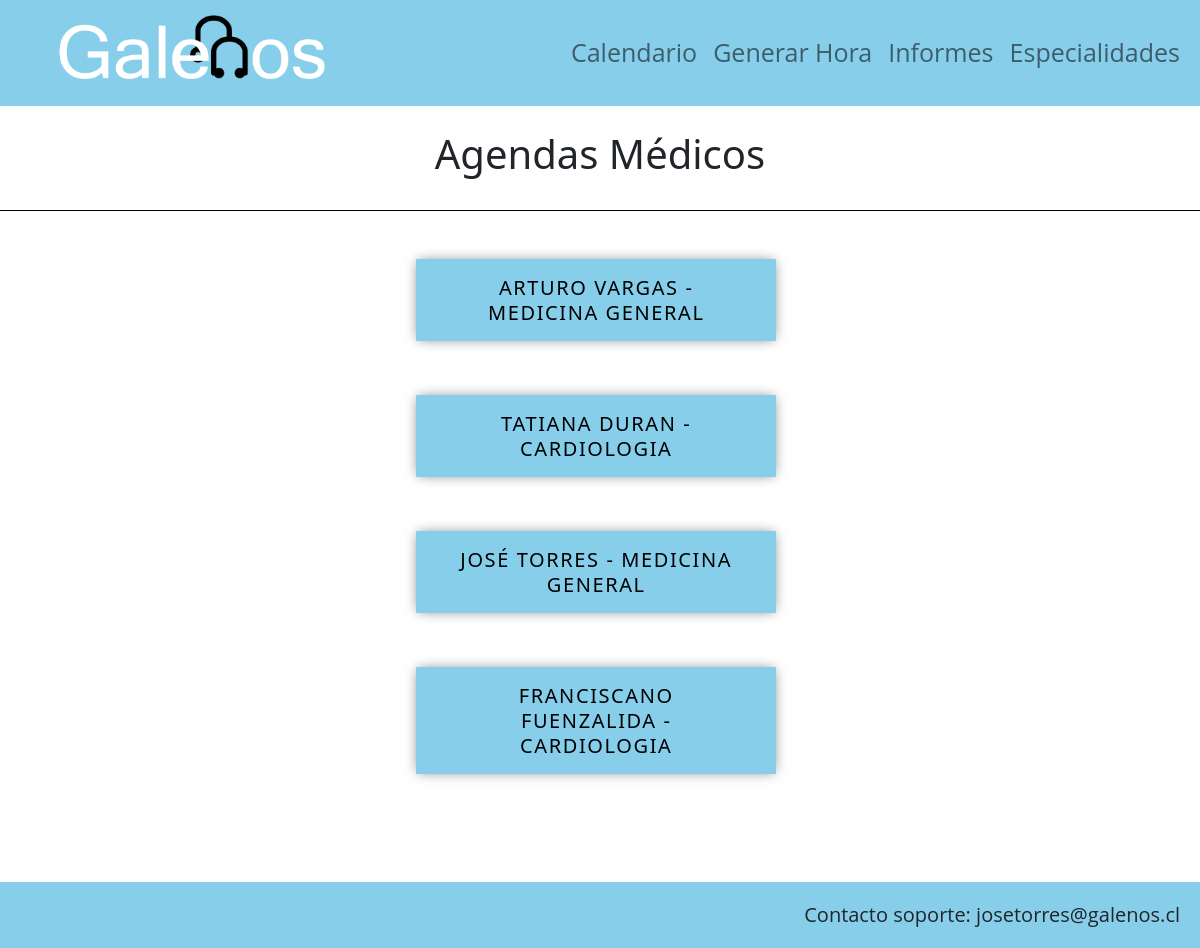
Page /lista_medico on the earlier database version.
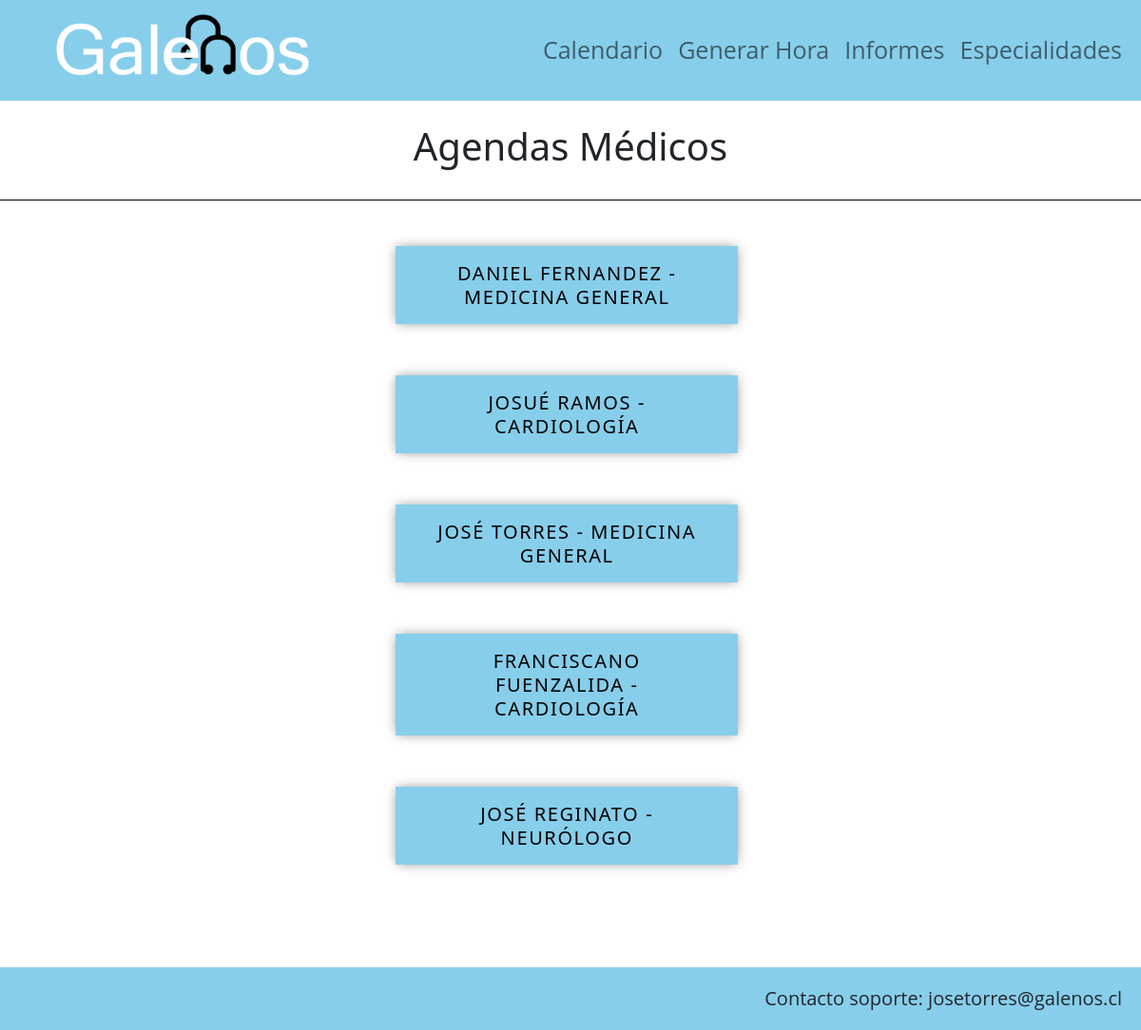
Same page on the later database version.
### AppGalenos/models.py (models this page shows, shortened)
class Medico(models.Model):
        rut = models.IntegerField()
        dVerificador = models.CharField(max_length=1)
        primerNombre = models.CharField(max_length=20)
        segundoNombre = models.CharField(max_length=20)
        primerApellido = models.CharField(max_length=20)
        segundoApellido = models.CharField(max_length=20)
        edad = models.IntegerField()
        direccion = models.CharField(max_length=100)
        sexo = models.CharField(max_length=10)
        telefono = models.IntegerField()
        fechaNacimiento = models.DateField()
        correo = models.CharField(max_length=70)
        tipoContrato = models.CharField(max_length=20)
        sueldo = models.IntegerField()
        sucursal = models.CharField(max_length=60)
        especialidad = models.ForeignKey(Especialidad, on_delete=models.PROTECT)

class Especialidad(models.Model):
        descripcion = models.CharField(max_length=100)
        def __str__(self):
            return self.descripcion

### AppGalenos/views.py (the view)
# urls.py: path('lista_medico', views.lista_medico, name="lista_medico"),
def lista_medico(request):
    medicos = Medico.objects.all()
    return render(request, "lista_medico.html", {'medicos':medicos})

### AppGalenos/templates/lista_medico.html (shortened to what this page needs)
{% extends 'base.html' %}
{% load static %}
{% block css %}
<link rel="stylesheet" href="{% static 'css/listar_medico.css' %}">
{% endblock %}
{% block contenido %}
<br>
<h2>Agendas Médicos</h2>
<br>
<div class="line"></div>
<br>
<br>
{% for m in medicos %}
<div class="flex-container">
    <a class="button" id="button" href="{% url 'listar_hora' m.id%}">{{ m.primerNombre }} {{ m.primerApellido }} - {{m.especialidad}}</a>
</div>
<br>
<br>
{% endfor %}
<br>
<br><br><br><br>
{% endblock %}

Differences in the rows shown:
changed Medico: primerNombre "ARTURO" → "DANIEL"; primerApellido "VARGAS" → "FERNANDEZ"
changed Medico: primerNombre "TATIANA" → "JOSUÉ"; primerApellido "DURAN" → "RAMOS"; especialidad "CARDIOLOGIA" → "CARDIOLOGÍA"
changed through a linked row, Medico "FRANCISCANO": especialidad "CARDIOLOGIA" → "CARDIOLOGÍA"
added Medico: primerNombre "JOSÉ", primerApellido "REGINATO", especialidad "NEURÓLOGO"
